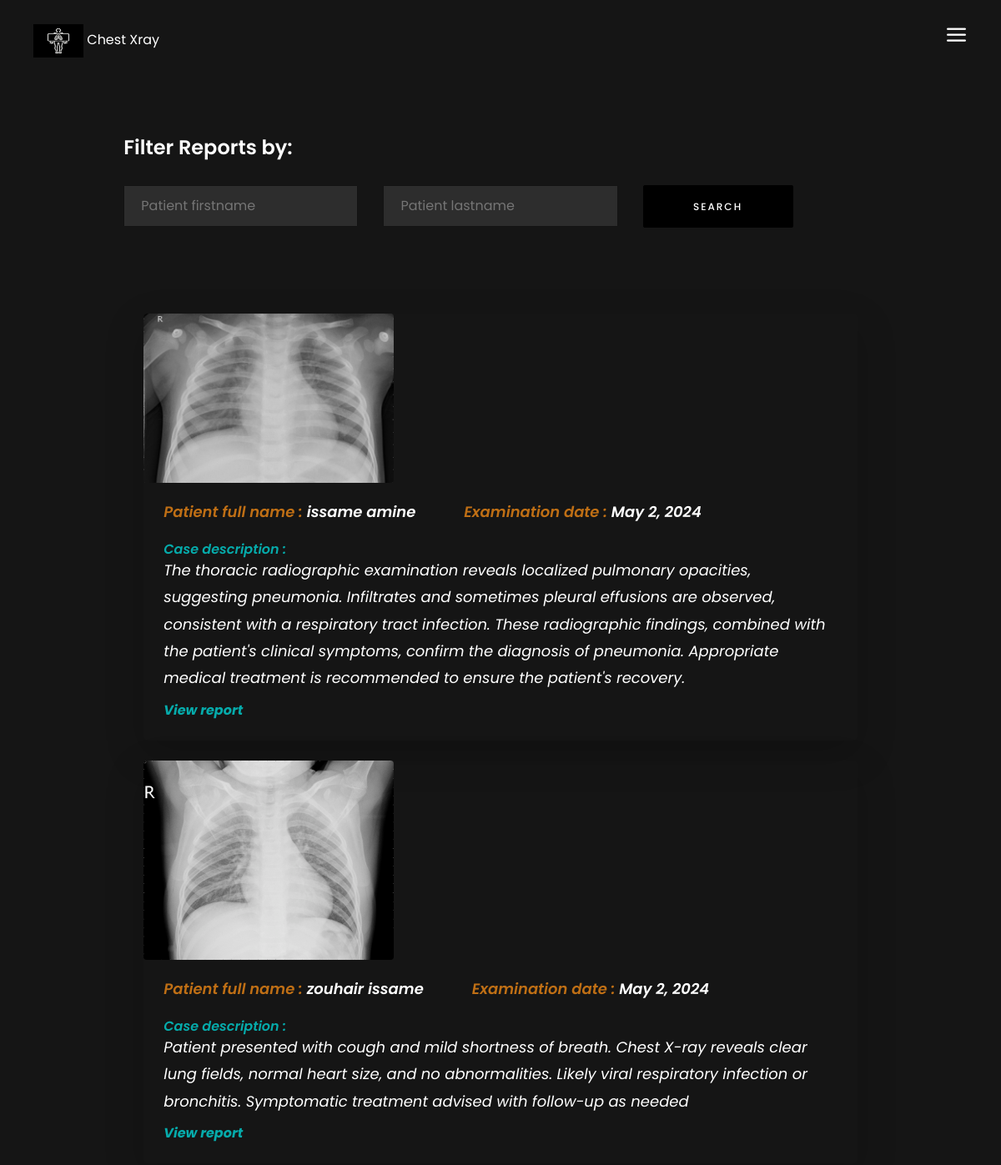
Page /documents/ (signed in) on the committed database.
### radiology/models.py (models this page shows)
class DocumentModel(models.Model):
    user = models.ForeignKey(User, on_delete=models.CASCADE)
    name = models.CharField(max_length=100)
    lastname = models.CharField(max_length=100)
    date = models.DateField(default=date.today)
    description = models.TextField()
    image = models.ImageField(upload_to='reports/')
    file = models.FileField(upload_to='documents/')

### radiology/views.py (the view)
# urls.py: path('documents/', views.list_documents, name='list_documents'),
@login_required(login_url='doctor_login')
def list_documents(request):
    firstname = request.GET.get('firstname', '')
    lastname = request.GET.get('lastname', '')
    documents = DocumentModel.objects.filter(user=request.user)
    if firstname and lastname:
        documents = documents.filter(name__icontains=firstname, lastname__icontains=lastname)
    elif firstname:
        documents = documents.filter(name__icontains=firstname)
    elif lastname:
        documents = documents.filter(lastname__icontains=lastname)
    return render(request, 'list_documents.html', {'documents': documents})

### templates/list_documents.html (shortened to what this page needs)
{% load static %}
<!DOCTYPE html>
<html lang="zxx">
<head>
    <link rel="stylesheet" href="{% static 'css/bootstrap.min.css' %}"/>
    <link rel="stylesheet" href="{% static 'css/font-awesome.min.css' %}"/>
    <link rel="stylesheet" href="{% static 'css/elegant-icons.css' %}"/>
    <link rel="stylesheet" href="{% static 'css/owl.carousel.min.css' %}"/>
    <link rel="stylesheet" href="{% static 'css/style.css' %}"/>
</head>
<body style="color: #212529; background: #151515;">
    <header class="header-section">
        <a href="{% url 'doctoriterface' %}" class="site-logo">
            <img src="{% static 'img/logo2.jpg' %}" alt="Chest Xray" height="40" width="60" alt="">
            <span style="color: white;">Chest Xray</span>
        </a>
        <div class="menu-switch" id="menu-canvas-show">
            <i class="icon_menu"></i>
        </div>
    </header>
    <section class="blog-single-section">
        <div class="container">
            <div class="row">
                <div class="col-lg-10 m-auto blog-content">
                    <form method="get" action="" enctype="multipart/form-data" class="comment-form">
                        <h4 class="comment-title">Filter Reports by:</h4>
                        <div class="row">
                            <div class="col-lg-4">
                                <input type="text" name="firstname" value="{{ request.GET.firstname }}" placeholder="Patient firstname">
                            </div>
                            <div class="col-lg-4">
                                <input type="text" name="lastname" value="{{ request.GET.lastname }}" placeholder="Patient lastname">
                            </div>
                            <div class="col-lg-4">
                            <button type="submit" class="site-btn" style="padding: 18px 25px; font-size: 12px; background-color: rgb(0, 0, 0); color: white">Search</button>
                        </div>
                        </div>
                    </form>
                    <div class="bg-gray-900 text-white p-4">
                        {% for document in documents %}
                            <div class="flex flex-col md:flex-row items-center bg-gray-800 hover:bg-gray-700 rounded-lg overflow-hidden shadow-lg mb-4">
                                <a href="{{ document.image.url }}" target="_blank" class="block">
                                    <img class="object-cover img-responsive md:h-auto md:w-48 md:rounded-none md:rounded-l-lg" src="{{ document.image.url }}" alt="{{ document.name }} {{ document.lastname }}">
                                </a>
                                <div class="p-4 flex flex-col justify-between flex-grow">
                                    <div>
                                        <i><h5 style="color: rgb(191, 111, 21);">Patient full name : <span> {{ document.name }} {{ document.lastname }} </span>&nbsp;&nbsp; &nbsp;&nbsp;&nbsp;&nbsp; &nbsp;&nbsp; Examination date : <span>{{ document.date }} </span></h6></i>
                                        <br><b><i><h6 style="color: rgb(6, 171, 171);">Case description : </h6></i></b>
                                        <i><p class="text-gray-300">{{ document.description }}</p></i>
                                    </div>
                                    <b><i><a href="{{ document.file.url }}" style="color: rgb(6, 171, 171);">View report</a></i></b>
                                </div>
                            </div>
                        {% empty %}
                            <p>No documents available.</p>
                        {% endfor %}
                    </div>
            </div>
        </div>
    </section>
</body>
</html>

### Xray/static/css/style.css (style rules this page uses)
html, body { height: 100%; font-family: "Poppins", sans-serif; -webkit-font-smoothing: antialiased; background: #151515; }
h1, h2, h3, h4, h5, h6 { margin: 0; color: #333333; font-weight: 600; }
h4 { font-size: 24px; }
h5 { font-size: 18px; }
h6 { font-size: 16px; }
p { font-size: 15px; color: #bfbfbf; line-height: 1.8; }
img { max-width: 100%; }
@media (min-width: 1200px) { .container { max-width: 1200px; } }
.text-white h1, .text-white h2, .text-white h3, .text-white h4, .text-white h5, .text-white h6, .text-white p, .text-white span, .text-white li, .text-white a { color: #fff; }
.site-btn { display: inline-block; font-size: 16px; padding: 17px 25px; min-width: 170px; color: #fff; background: #242deb; line-height: 1; letter-spacing: 1px; text-transform: uppercase; text-align: center; font-weight: 500; border: none; border-radius: 2px; }
.header-section { padding: 24px 35px 14px 40px; overflow: hidden; }
.site-logo { display: inline-block; padding-top: 5px; }
.menu-switch { float: right; cursor: pointer; }
.menu-switch i { color: #fff; font-size: 37px; line-height: 37px; }
.blog-single-section { padding: 0 40px; }
.blog-content p { font-size: 18px; margin-bottom: 10px; }
.comment-title { color: #fff; margin-bottom: 30px; padding-top: 80px; }
.comment-form { margin-bottom: 60px; }
.comment-form input, .comment-form textarea { width: 100%; height: 50px; padding: 0 20px; font-size: 16px; color: #969696; margin-bottom: 20px; border: 1px solid #131313; border-radius: 1px; background: #2d2d2d; }
.comment-form .site-btn { padding: 15px 25px; min-width: 180px; line-height: 1.1; font-size: 12px; letter-spacing: 2px; border: 1px solid #000000; }

### templates/list_documents.html (style rules this page uses)
.img-responsive { width: 100%; max-width: 300px; height: auto; border-radius: 0.25rem; }

### rows in the picture
DocumentModel: shows a picture, name "issame", lastname "amine", date "May 2, 2024", description "The thoracic radiographic examination reveals localized pulmonary opacities, suggesting pneumonia. Infiltrates and sometimes pleural effusions are observed, consistent with a respiratory tract infection. These radiographic findings, combined with the patient's clinical symptoms, confirm the diagnosis of pneumonia. Appropriate medical treatment is recommended to ensure the patient's recovery."
DocumentModel: shows a picture, name "zouhair", lastname "issame", date "May 2, 2024", description "Patient presented with cough and mild shortness of breath. Chest X-ray reveals clear lung fields, normal heart size, and no abnormalities. Likely viral respiratory infection or bronchitis. Symptomatic treatment advised with follow-up as needed"
